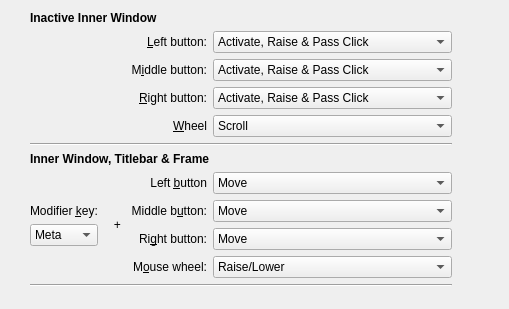
<?xml version="1.0" encoding="UTF-8"?>
<ui version="4.0">
 <class>KWinActionsConfigForm</class>
 <widget class="QWidget" name="KWinActionsConfigForm">
  <property name="geometry">
   <rect>
    <x>0</x>
    <y>0</y>
    <width>509</width>
    <height>309</height>
   </rect>
  </property>
  <layout class="QHBoxLayout" name="horizontalLayout_2" stretch="2,1,5">
   <item>
    <spacer name="horizontalSpacer_2">
     <property name="orientation">
      <enum>Qt::Horizontal</enum>
     </property>
     <property name="sizeHint" stdset="0">
      <size>
       <width>40</width>
       <height>20</height>
      </size>
     </property>
    </spacer>
   </item>
   <item>
    <layout class="QGridLayout" name="gridLayout">
     <item row="12" column="2">
      <widget class="QLabel" name="label_9">
       <property name="text">
        <string>M&amp;ouse wheel:</string>
       </property>
       <property name="alignment">
        <set>Qt::AlignRight|Qt::AlignTrailing|Qt::AlignVCenter</set>
       </property>
       <property name="buddy">
        <cstring>coAllW</cstring>
       </property>
      </widget>
     </item>
     <item row="10" column="3">
      <widget class="KComboBox" name="coAll2">
       <property name="sizePolicy">
        <sizepolicy hsizetype="Expanding" vsizetype="Fixed">
         <horstretch>0</horstretch>
         <verstretch>0</verstretch>
        </sizepolicy>
       </property>
       <property name="whatsThis">
        <string>In this row you can customize middle click behavior when clicking into the titlebar or the frame.</string>
       </property>
       <item>
        <property name="text">
         <string>Move</string>
        </property>
       </item>
       <item>
        <property name="text">
         <string>Activate, Raise &amp; Move</string>
        </property>
       </item>
       <item>
        <property name="text">
         <string>Toggle Raise &amp; Lower</string>
        </property>
       </item>
       <item>
        <property name="text">
         <string>Resize</string>
        </property>
       </item>
       <item>
        <property name="text">
         <string>Raise</string>
        </property>
       </item>
       <item>
        <property name="text">
         <string>Lower</string>
        </property>
       </item>
       <item>
        <property name="text">
         <string>Minimize</string>
        </property>
       </item>
       <item>
        <property name="text">
         <string>Decrease Opacity</string>
        </property>
       </item>
       <item>
        <property name="text">
         <string>Increase Opacity</string>
        </property>
       </item>
       <item>
        <property name="text">
         <string>Nothing</string>
        </property>
       </item>
      </widget>
     </item>
     <item row="11" column="2">
      <widget class="QLabel" name="label_7">
       <property name="text">
        <string>Ri&amp;ght button:</string>
       </property>
       <property name="alignment">
        <set>Qt::AlignRight|Qt::AlignTrailing|Qt::AlignVCenter</set>
       </property>
       <property name="buddy">
        <cstring>coAll3</cstring>
       </property>
      </widget>
     </item>
     <item row="4" column="2">
      <widget class="QLabel" name="label_4">
       <property name="text">
        <string>&amp;Wheel</string>
       </property>
       <property name="alignment">
        <set>Qt::AlignRight|Qt::AlignTrailing|Qt::AlignVCenter</set>
       </property>
       <property name="buddy">
        <cstring>coWinWheel</cstring>
       </property>
      </widget>
     </item>
     <item row="10" column="2">
      <widget class="QLabel" name="label_6">
       <property name="text">
        <string>Middle b&amp;utton:</string>
       </property>
       <property name="alignment">
        <set>Qt::AlignRight|Qt::AlignTrailing|Qt::AlignVCenter</set>
       </property>
       <property name="buddy">
        <cstring>coAll2</cstring>
       </property>
      </widget>
     </item>
     <item row="11" column="3">
      <widget class="KComboBox" name="coAll3">
       <property name="sizePolicy">
        <sizepolicy hsizetype="Expanding" vsizetype="Fixed">
         <horstretch>0</horstretch>
         <verstretch>0</verstretch>
        </sizepolicy>
       </property>
       <property name="whatsThis">
        <string>In this row you can customize right click behavior when clicking into the titlebar or the frame.</string>
       </property>
       <item>
        <property name="text">
         <string>Move</string>
        </property>
       </item>
       <item>
        <property name="text">
         <string>Activate, Raise &amp; Move</string>
        </property>
       </item>
       <item>
        <property name="text">
         <string>Toggle Raise &amp; Lower</string>
        </property>
       </item>
       <item>
        <property name="text">
         <string>Resize</string>
        </property>
       </item>
       <item>
        <property name="text">
         <string>Raise</string>
        </property>
       </item>
       <item>
        <property name="text">
         <string>Lower</string>
        </property>
       </item>
       <item>
        <property name="text">
         <string>Minimize</string>
        </property>
       </item>
       <item>
        <property name="text">
         <string>Decrease Opacity</string>
        </property>
       </item>
       <item>
        <property name="text">
         <string>Increase Opacity</string>
        </property>
       </item>
       <item>
        <property name="text">
         <string>Nothing</string>
        </property>
       </item>
      </widget>
     </item>
     <item row="1" column="2">
      <widget class="QLabel" name="label">
       <property name="text">
        <string>&amp;Left button:</string>
       </property>
       <property name="alignment">
        <set>Qt::AlignRight|Qt::AlignTrailing|Qt::AlignVCenter</set>
       </property>
       <property name="buddy">
        <cstring>coWin1</cstring>
       </property>
      </widget>
     </item>
     <item row="7" column="0" colspan="4">
      <widget class="QLabel" name="label_11">
       <property name="font">
        <font>
         <weight>75</weight>
         <bold>true</bold>
        </font>
       </property>
       <property name="text">
        <string>Inner Window, Titlebar &amp; Frame</string>
       </property>
      </widget>
     </item>
     <item row="2" column="3">
      <widget class="KComboBox" name="coWin2">
       <property name="sizePolicy">
        <sizepolicy hsizetype="Expanding" vsizetype="Fixed">
         <horstretch>0</horstretch>
         <verstretch>0</verstretch>
        </sizepolicy>
       </property>
       <property name="whatsThis">
        <string>In this row you can customize middle click behavior when clicking into an inactive inner window ('inner' means: not titlebar, not frame).</string>
       </property>
       <item>
        <property name="text">
         <string>Activate, Raise &amp; Pass Click</string>
        </property>
       </item>
       <item>
        <property name="text">
         <string>Activate &amp; Pass Click</string>
        </property>
       </item>
       <item>
        <property name="text">
         <string>Activate</string>
        </property>
       </item>
       <item>
        <property name="text">
         <string>Activate &amp; Raise</string>
        </property>
       </item>
      </widget>
     </item>
     <item row="3" column="2">
      <widget class="QLabel" name="label_3">
       <property name="text">
        <string>&amp;Right button:</string>
       </property>
       <property name="alignment">
        <set>Qt::AlignRight|Qt::AlignTrailing|Qt::AlignVCenter</set>
       </property>
       <property name="buddy">
        <cstring>coWin3</cstring>
       </property>
      </widget>
     </item>
     <item row="4" column="3">
      <widget class="KComboBox" name="coWinWheel">
       <property name="sizePolicy">
        <sizepolicy hsizetype="Expanding" vsizetype="Fixed">
         <horstretch>0</horstretch>
         <verstretch>0</verstretch>
        </sizepolicy>
       </property>
       <property name="whatsThis">
        <string>In this row you can customize behavior when scrolling into an inactive inner window ('inner' means: not titlebar, not frame).</string>
       </property>
       <item>
        <property name="text">
         <string>Scroll</string>
        </property>
       </item>
       <item>
        <property name="text">
         <string>Activate &amp; Scroll</string>
        </property>
       </item>
       <item>
        <property name="text">
         <string>Activate, Raise &amp; Scroll</string>
        </property>
       </item>
      </widget>
     </item>
     <item row="8" column="3" rowspan="2">
      <widget class="KComboBox" name="coAll1">
       <property name="sizePolicy">
        <sizepolicy hsizetype="Expanding" vsizetype="Fixed">
         <horstretch>0</horstretch>
         <verstretch>0</verstretch>
        </sizepolicy>
       </property>
       <property name="whatsThis">
        <string>In this row you can customize left click behavior when clicking into the titlebar or the frame.</string>
       </property>
       <item>
        <property name="text">
         <string>Move</string>
        </property>
       </item>
       <item>
        <property name="text">
         <string>Activate, Raise &amp; Move</string>
        </property>
       </item>
       <item>
        <property name="text">
         <string>Toggle Raise &amp; Lower</string>
        </property>
       </item>
       <item>
        <property name="text">
         <string>Resize</string>
        </property>
       </item>
       <item>
        <property name="text">
         <string>Raise</string>
        </property>
       </item>
       <item>
        <property name="text">
         <string>Lower</string>
        </property>
       </item>
       <item>
        <property name="text">
         <string>Minimize</string>
        </property>
       </item>
       <item>
        <property name="text">
         <string>Decrease Opacity</string>
        </property>
       </item>
       <item>
        <property name="text">
         <string>Increase Opacity</string>
        </property>
       </item>
       <item>
        <property name="text">
         <string>Nothing</string>
        </property>
       </item>
      </widget>
     </item>
     <item row="12" column="3">
      <widget class="KComboBox" name="coAllW">
       <property name="sizePolicy">
        <sizepolicy hsizetype="Expanding" vsizetype="Fixed">
         <horstretch>0</horstretch>
         <verstretch>0</verstretch>
        </sizepolicy>
       </property>
       <property name="whatsThis">
        <string>Here you can customize KDE's behavior when scrolling with the mouse wheel in a window while pressing the modifier key.</string>
       </property>
       <item>
        <property name="text">
         <string>Raise/Lower</string>
        </property>
       </item>
       <item>
        <property name="text">
         <string>Shade/Unshade</string>
        </property>
       </item>
       <item>
        <property name="text">
         <string>Maximize/Restore</string>
        </property>
       </item>
       <item>
        <property name="text">
         <string>Keep Above/Below</string>
        </property>
       </item>
       <item>
        <property name="text">
         <string>Move to Previous/Next Desktop</string>
        </property>
       </item>
       <item>
        <property name="text">
         <string>Change Opacity</string>
        </property>
       </item>
       <item>
        <property name="text">
         <string>Switch to Window Tab to the Left/Right</string>
        </property>
       </item>
       <item>
        <property name="text">
         <string>Nothing</string>
        </property>
       </item>
      </widget>
     </item>
     <item row="15" column="1">
      <spacer name="verticalSpacer">
       <property name="orientation">
        <enum>Qt::Vertical</enum>
       </property>
       <property name="sizeHint" stdset="0">
        <size>
         <width>20</width>
         <height>40</height>
        </size>
       </property>
      </spacer>
     </item>
     <item row="1" column="3">
      <widget class="KComboBox" name="coWin1">
       <property name="sizePolicy">
        <sizepolicy hsizetype="Expanding" vsizetype="Fixed">
         <horstretch>0</horstretch>
         <verstretch>0</verstretch>
        </sizepolicy>
       </property>
       <property name="whatsThis">
        <string>In this row you can customize left click behavior when clicking into an inactive inner window ('inner' means: not titlebar, not frame).</string>
       </property>
       <item>
        <property name="text">
         <string>Activate, Raise &amp; Pass Click</string>
        </property>
       </item>
       <item>
        <property name="text">
         <string>Activate &amp; Pass Click</string>
        </property>
       </item>
       <item>
        <property name="text">
         <string>Activate</string>
        </property>
       </item>
       <item>
        <property name="text">
         <string>Activate &amp; Raise</string>
        </property>
       </item>
      </widget>
     </item>
     <item row="3" column="3">
      <widget class="KComboBox" name="coWin3">
       <property name="sizePolicy">
        <sizepolicy hsizetype="Expanding" vsizetype="Fixed">
         <horstretch>0</horstretch>
         <verstretch>0</verstretch>
        </sizepolicy>
       </property>
       <property name="whatsThis">
        <string>In this row you can customize right click behavior when clicking into an inactive inner window ('inner' means: not titlebar, not frame).</string>
       </property>
       <item>
        <property name="text">
         <string>Activate, Raise &amp; Pass Click</string>
        </property>
       </item>
       <item>
        <property name="text">
         <string>Activate &amp; Pass Click</string>
        </property>
       </item>
       <item>
        <property name="text">
         <string>Activate</string>
        </property>
       </item>
       <item>
        <property name="text">
         <string>Activate &amp; Raise</string>
        </property>
       </item>
      </widget>
     </item>
     <item row="2" column="2">
      <widget class="QLabel" name="label_2">
       <property name="text">
        <string>M&amp;iddle button:</string>
       </property>
       <property name="alignment">
        <set>Qt::AlignRight|Qt::AlignTrailing|Qt::AlignVCenter</set>
       </property>
       <property name="buddy">
        <cstring>coWin2</cstring>
       </property>
      </widget>
     </item>
     <item row="0" column="0" colspan="4">
      <widget class="QLabel" name="label_12">
       <property name="font">
        <font>
         <weight>75</weight>
         <bold>true</bold>
        </font>
       </property>
       <property name="text">
        <string>Inactive Inner Window</string>
       </property>
      </widget>
     </item>
     <item row="8" column="2" rowspan="2">
      <widget class="QLabel" name="label_10">
       <property name="text">
        <string>Left &amp;button</string>
       </property>
       <property name="alignment">
        <set>Qt::AlignRight|Qt::AlignTrailing|Qt::AlignVCenter</set>
       </property>
       <property name="buddy">
        <cstring>coAll1</cstring>
       </property>
      </widget>
     </item>
     <item row="8" column="0" rowspan="5" colspan="2">
      <layout class="QHBoxLayout" name="horizontalLayout">
       <item>
        <layout class="QVBoxLayout" name="verticalLayout">
         <item>
          <spacer name="verticalSpacer_2">
           <property name="orientation">
            <enum>Qt::Vertical</enum>
           </property>
           <property name="sizeHint" stdset="0">
            <size>
             <width>20</width>
             <height>0</height>
            </size>
           </property>
          </spacer>
         </item>
         <item>
          <widget class="QLabel" name="label_5">
           <property name="text">
            <string>Modifier &amp;key:</string>
           </property>
           <property name="buddy">
            <cstring>coAllKey</cstring>
           </property>
          </widget>
         </item>
         <item>
          <widget class="KComboBox" name="coAllKey">
           <property name="whatsThis">
            <string>Here you select whether holding the Meta key or Alt key will allow you to perform the following actions.</string>
           </property>
           <item>
            <property name="text">
             <string>Meta</string>
            </property>
           </item>
           <item>
            <property name="text">
             <string>Alt</string>
            </property>
           </item>
          </widget>
         </item>
         <item>
          <spacer name="verticalSpacer_3">
           <property name="orientation">
            <enum>Qt::Vertical</enum>
           </property>
           <property name="sizeHint" stdset="0">
            <size>
             <width>20</width>
             <height>0</height>
            </size>
           </property>
          </spacer>
         </item>
        </layout>
       </item>
       <item>
        <widget class="QLabel" name="label_8">
         <property name="text">
          <string>   + </string>
         </property>
        </widget>
       </item>
      </layout>
     </item>
     <item row="6" column="0" colspan="4">
      <widget class="Line" name="line">
       <property name="orientation">
        <enum>Qt::Horizontal</enum>
       </property>
      </widget>
     </item>
     <item row="13" column="0" colspan="4">
      <widget class="Line" name="line_2">
       <property name="orientation">
        <enum>Qt::Horizontal</enum>
       </property>
      </widget>
     </item>
    </layout>
   </item>
   <item>
    <spacer name="horizontalSpacer">
     <property name="orientation">
      <enum>Qt::Horizontal</enum>
     </property>
     <property name="sizeHint" stdset="0">
      <size>
       <width>40</width>
       <height>20</height>
      </size>
     </property>
    </spacer>
   </item>
  </layout>
 </widget>
 <customwidgets>
  <customwidget>
   <class>KComboBox</class>
   <extends>QComboBox</extends>
   <header>kcombobox.h</header>
  </customwidget>
 </customwidgets>
 <tabstops>
  <tabstop>coWin1</tabstop>
  <tabstop>coWin2</tabstop>
  <tabstop>coWin3</tabstop>
  <tabstop>coWinWheel</tabstop>
  <tabstop>coAllKey</tabstop>
  <tabstop>coAll1</tabstop>
  <tabstop>coAll2</tabstop>
  <tabstop>coAll3</tabstop>
  <tabstop>coAllW</tabstop>
 </tabstops>
 <connections/>
</ui>
